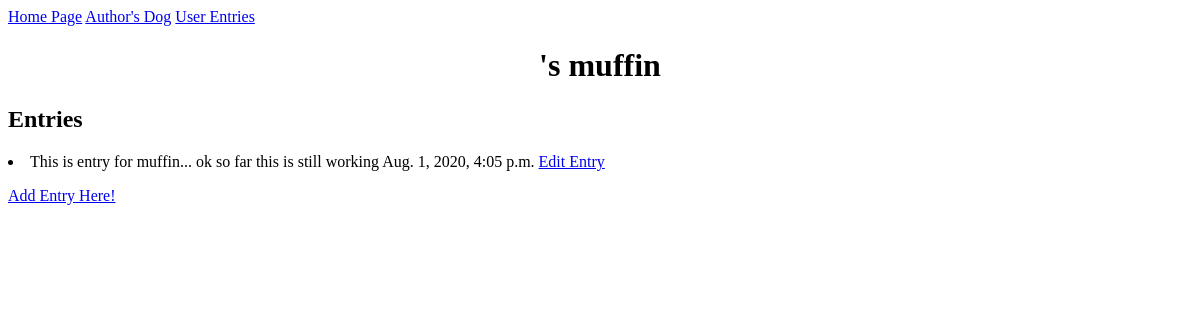
The page /user_entries/1/ on the database as committed earlier.
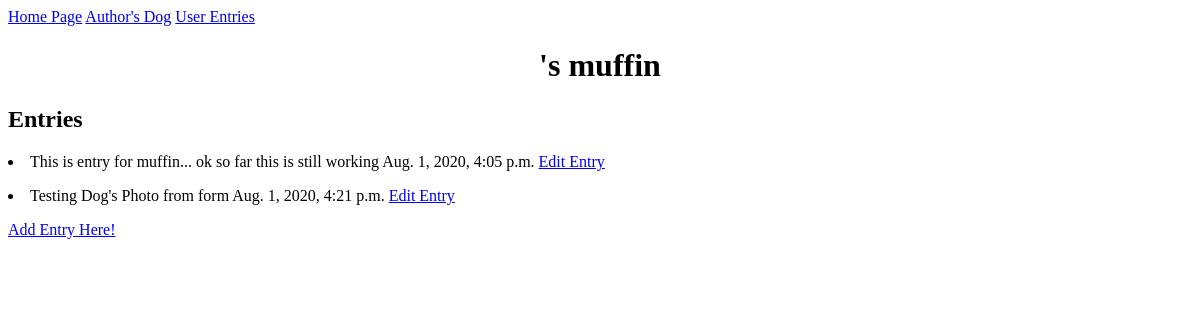
The same page on the database as committed later.
### test_dog_app/models.py (models this page shows, shortened)
class Entry(models.Model):
    dog_name = models.ForeignKey(DogName, on_delete=models.CASCADE, null=False)
    bio_entry = models.TextField()
    dog_photo = models.ImageField(default=None, upload_to='photo_img/', blank=True)
    date_entry = models.DateTimeField(auto_now_add=True)

### test_dog_app/views.py (the view)
# urls.py: path('user_entries/<int:dog_id>/', views.user_private_entries, name= 'user_private_entries'),
def user_private_entries(request, dog_id):
    dog = DogName.objects.get(id=dog_id)
    dog_entries = dog.entry_set.all()
    content = {
        'dog': dog,
        'dog_entries': dog_entries
    }
    return render(request, 'user_private_entries.html', content)

### test_dog_app/models.py (called while the page is built)
    def __str__(self):
        return self.name

### test_dog_app/templates/user_private_entries.html (shortened to what this page needs)
{% extends 'base.html' %}
{% block content %}
<div style="text-align: center;">
    <h1>
        {{user.username }}'s {{ dog }}
    </h1>
</div>
    <h2>Entries</h2>
    {% for entry in dog_entries %}
        <p>
            <li>
                {{ entry.bio_entry | linebreaksbr }}
                {{ entry.date_entry }}
                <a href="{% url 'test_dog_app:edit_dog_bio' entry.id %}">
                    Edit Entry
                </a>
            </li>
        </p>
    {% empty %}
        <h2>No entries currently added. Please add one using the button below!</h2>
    {% endfor %}
    <a href="{% url 'test_dog_app:write_about_dog' dog.id %}">
    Add Entry Here!
    </a>
{% endblock content %}

Rows that differ between the two databases and show on the page:
added Entry: bio_entry "Testing Dog's Photo from form", date_entry "Aug. 1, 2020, 4:21 p.m."
